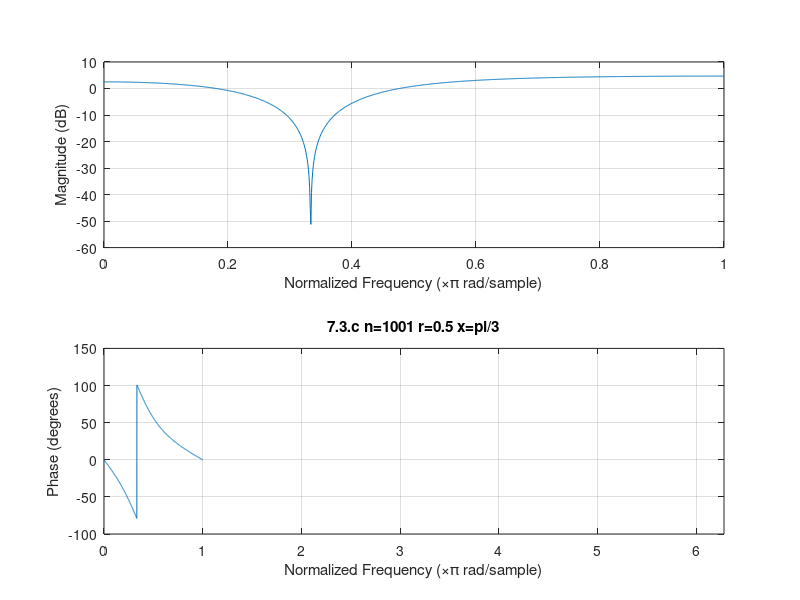

Here is the MATLAB script that generated this plot:
%-----------7.3.d-----------------
%----------freqz()----------------
%-------r=0.5 x=pi/3------------- 
x=pi/3;
y=2*cos(x);
r=0.5;

a=[1 -y*r r*r];
b=[1 -y 1];

freqz(b,a,1001);
xlim([0,2*pi]);
title('7.3.c n=1001 r=0.5 x=pi/3');